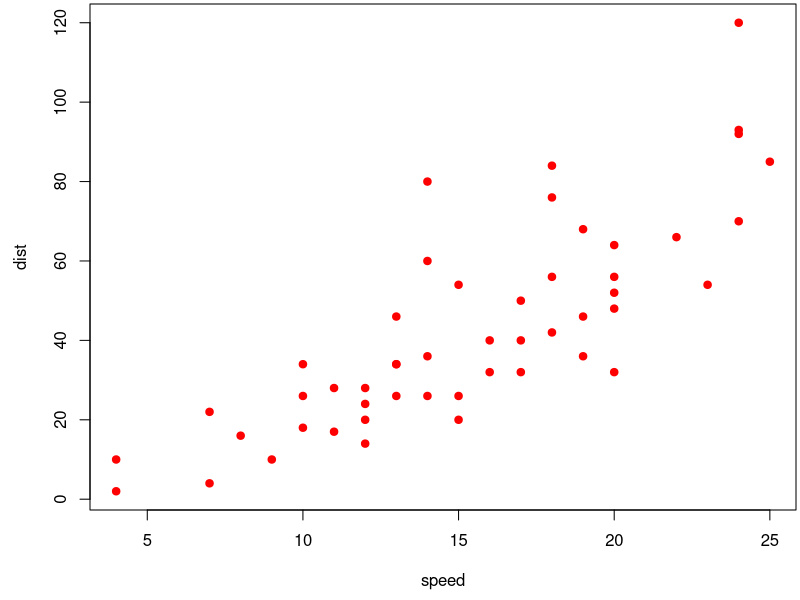

The R source for this figure:
## ---- chunk 1
if (knitr::is_html_output()) knitr::knit_hooks$set(
  plot = function(x, options) {
    cap  <- options$fig.cap  # figure caption
    tags <- htmltools::tags
    as.character(tags$figure(
      tags$img(src = x, alt = cap),
      tags$figcaption(cap)
    ))
  }
)
## ---- chunk 2
par(mar = c(4.5, 4.5, .2, .2))
plot(cars, pch = 19, col = 'red')
